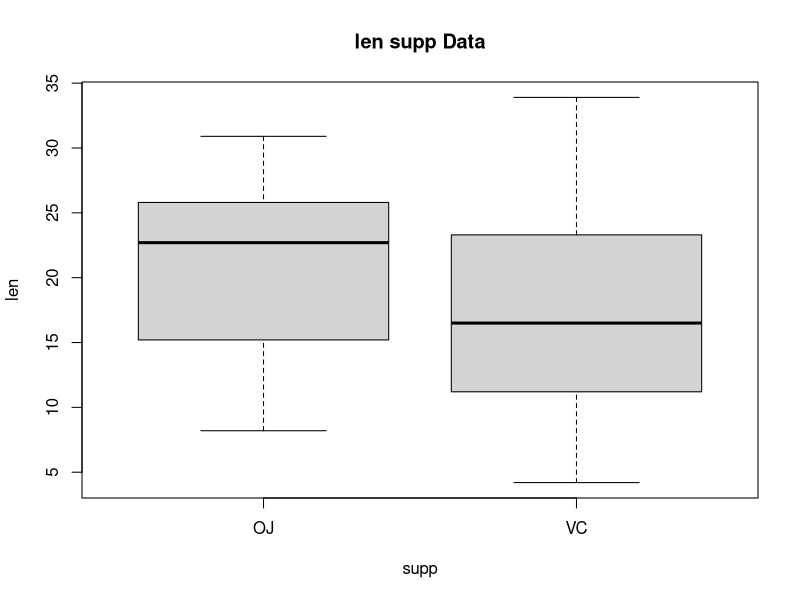
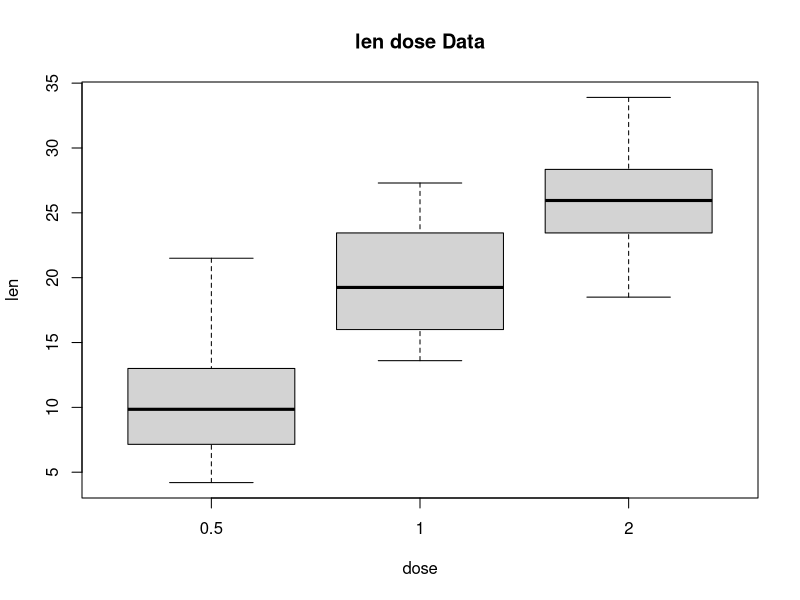

The R script that drew these images, in order:
library(datasets)

summary(ToothGrowth)

## explore  tooth growth by supp
boxplot(len~supp,data=ToothGrowth, main="len supp Data",
        xlab="supp", ylab="len")

## hypothesis tests and difference interval


## assume equal variance
OJ<- ToothGrowth[ToothGrowth$supp=="OJ",1]
VC<- ToothGrowth[ToothGrowth$supp=="VC",1]
t.test(OJ,VC, var.equal=TRUE, paired=FALSE)

## assume variance are not equal
t.test(ToothGrowth$len~ToothGrowth$supp)

## conclusion:

## explore  tooth growth by dose
boxplot(len~dose,data=ToothGrowth, main="len dose Data",
        xlab="dose", ylab="len")
tapply(ToothGrowth$len, ToothGrowth$dose, mean)

## ANOVA test
Tooth.df =ToothGrowth
Tooth.df$Dosegroup = factor(Tooth.df$dose)
Tooth.mod1 = lm(len ~ Dosegroup, data = Tooth.df)
anova(Tooth.mod1)
summary(Tooth.mod1)

## compare with dose(1) vs dose (2)
mat<- cbind(rep(1/3, 3), "1 vs 2"=c(0,1,-1),"0.5 vs 1"=c(-1,1,0))
mymat <- solve(t(mat))
my.contrast <- mymat[,2:3]
contrasts(Tooth.df$Dosegroup) <- my.contrast
summary.lm(aov(len ~ Dosegroup, data = Tooth.df))

#library(knitr)
#knit2html("courseProject_II.Rmd")


